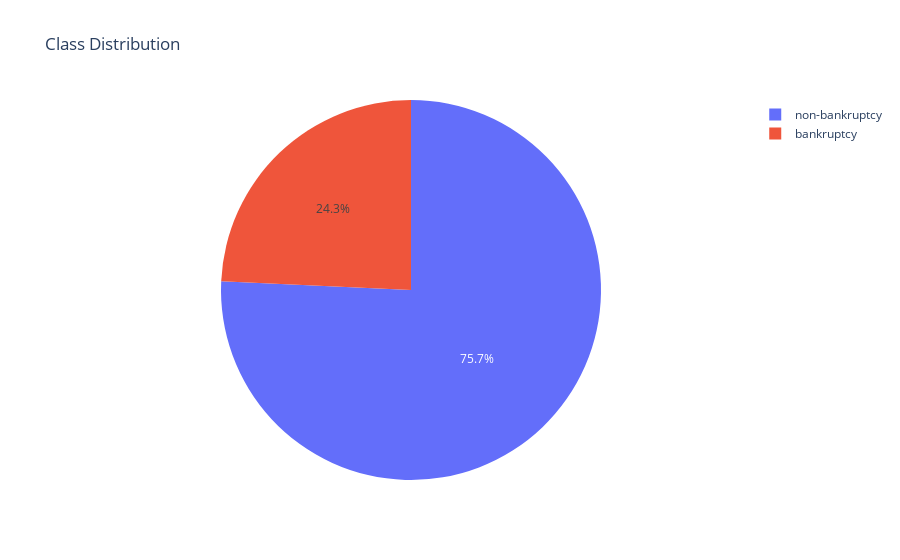

Notebook code for this chart:
### Code cell
# Chart 7: Pie chart of class distribution
fig7 = px.pie(data, names='class', title="Class Distribution")
fig7.show()

### Figure 1 — Plotly figure (JSON) as saved in the notebook; plotly's stock layout.template omitted (floating-point values rounded to 4 significant figures)
{"data": [{"domain": {"x": [0, 1], "y": [0, 1]}, "hovertemplate": "class=%{label}<extra></extra>", "labels": ["bankruptcy", "bankruptcy", "bankruptcy", "bankruptcy", "bankruptcy", "bankruptcy", "bankruptcy", "bankruptcy", "bankruptcy", "bankruptcy", "bankruptcy", "bankruptcy", "bankruptcy", "bankruptcy", "bankruptcy", "bankruptcy", "bankruptcy", "bankruptcy", "bankruptcy", "bankruptcy", "bankruptcy", "bankruptcy", "bankruptcy", "bankruptcy", "bankruptcy", "non-bankruptcy", "non-bankruptcy", "non-bankruptcy", "non-bankruptcy", "non-bankruptcy", "non-bankruptcy", "non-bankruptcy", "non-bankruptcy", "non-bankruptcy", "non-bankruptcy", "non-bankruptcy", "non-bankruptcy", "non-bankruptcy", "non-bankruptcy", "non-bankruptcy", "non-bankruptcy", "non-bankruptcy", "non-bankruptcy", "non-bankruptcy", "non-bankruptcy", "non-bankruptcy", "non-bankruptcy", "non-bankruptcy", "non-bankruptcy", "non-bankruptcy", "non-bankruptcy", "non-bankruptcy", "non-bankruptcy", "non-bankruptcy", "non-bankruptcy", "non-bankruptcy", "non-bankruptcy", "non-bankruptcy", "non-bankruptcy", "non-bankruptcy", "non-bankruptcy", "non-bankruptcy", "non-bankruptcy", "non-bankruptcy", "non-bankruptcy", "non-bankruptcy", "non-bankruptcy", "non-bankruptcy", "non-bankruptcy", "non-bankruptcy", "non-bankruptcy", "non-bankruptcy", "non-bankruptcy", "non-bankruptcy", "non-bankruptcy", "non-bankruptcy", "non-bankruptcy", "non-bankruptcy", "non-bankruptcy", "non-bankruptcy", "non-bankruptcy", "non-bankruptcy", "non-bankruptcy", "non-bankruptcy", "non-bankruptcy", "non-bankruptcy", "non-bankruptcy", "non-bankruptcy", "non-bankruptcy", "non-bankruptcy", "non-bankruptcy", "non-bankruptcy", "non-bankruptcy", "non-bankruptcy", "non-bankruptcy", "non-bankruptcy", "non-bankruptcy", "non-bankruptcy", "non-bankruptcy", "non-bankruptcy", "non-bankruptcy", "non-bankruptcy", "non-bankruptcy"], "legendgroup": "", "name": "", "showlegend": true, "type": "pie"}], "layout": {"legend": {"tracegroupgap": 0}, "title": {"text": "Class Distribution"}}}
